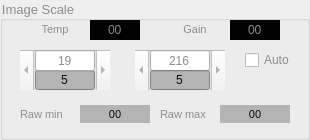
       <widget class="QGroupBox" name="GBOX_imscale">
        <property name="minimumSize">
         <size>
          <width>310</width>
          <height>140</height>
         </size>
        </property>
        <property name="maximumSize">
         <size>
          <width>310</width>
          <height>140</height>
         </size>
        </property>
        <property name="font">
         <font>
          <family>Arial</family>
          <pointsize>10</pointsize>
         </font>
        </property>
        <property name="styleSheet">
         <string notr="true">color:rgb(140, 140, 140)</string>
        </property>
        <property name="title">
         <string>Image Scale</string>
        </property>
        <widget class="QLabel" name="NON_gain">
         <property name="geometry">
          <rect>
           <x>170</x>
           <y>20</y>
           <width>50</width>
           <height>18</height>
          </rect>
         </property>
         <property name="font">
          <font>
           <pointsize>8</pointsize>
          </font>
         </property>
         <property name="styleSheet">
          <string notr="true"/>
         </property>
         <property name="text">
          <string>Gain</string>
         </property>
         <property name="alignment">
          <set>Qt::AlignCenter</set>
         </property>
         <property name="textInteractionFlags">
          <set>Qt::NoTextInteraction</set>
         </property>
        </widget>
        <widget class="QLabel" name="NON_raw_max">
         <property name="geometry">
          <rect>
           <x>160</x>
           <y>105</y>
           <width>71</width>
           <height>18</height>
          </rect>
         </property>
         <property name="font">
          <font>
           <pointsize>8</pointsize>
          </font>
         </property>
         <property name="styleSheet">
          <string notr="true"/>
         </property>
         <property name="text">
          <string>Raw max</string>
         </property>
         <property name="alignment">
          <set>Qt::AlignLeading|Qt::AlignLeft|Qt::AlignVCenter</set>
         </property>
         <property name="textInteractionFlags">
          <set>Qt::NoTextInteraction</set>
         </property>
        </widget>
        <widget class="QLabel" name="NON_temp">
         <property name="geometry">
          <rect>
           <x>30</x>
           <y>20</y>
           <width>50</width>
           <height>18</height>
          </rect>
         </property>
         <property name="font">
          <font>
           <pointsize>8</pointsize>
          </font>
         </property>
         <property name="styleSheet">
          <string notr="true"/>
         </property>
         <property name="text">
          <string>Temp</string>
         </property>
         <property name="alignment">
          <set>Qt::AlignCenter</set>
         </property>
         <property name="textInteractionFlags">
          <set>Qt::NoTextInteraction</set>
         </property>
        </widget>
        <widget class="QLabel" name="STATUS_raw_max">
         <property name="geometry">
          <rect>
           <x>220</x>
           <y>105</y>
           <width>70</width>
           <height>18</height>
          </rect>
         </property>
         <property name="font">
          <font>
           <pointsize>8</pointsize>
          </font>
         </property>
         <property name="styleSheet">
          <string notr="true">background-color:rgb(180, 180, 180); color:rgb(10, 10, 10)</string>
         </property>
         <property name="text">
          <string>00</string>
         </property>
         <property name="alignment">
          <set>Qt::AlignCenter</set>
         </property>
         <property name="textInteractionFlags">
          <set>Qt::NoTextInteraction</set>
         </property>
        </widget>
        <widget class="QLabel" name="NON_raw_min">
         <property name="geometry">
          <rect>
           <x>20</x>
           <y>105</y>
           <width>71</width>
           <height>18</height>
          </rect>
         </property>
         <property name="font">
          <font>
           <pointsize>8</pointsize>
          </font>
         </property>
         <property name="styleSheet">
          <string notr="true"/>
         </property>
         <property name="text">
          <string>Raw min</string>
         </property>
         <property name="alignment">
          <set>Qt::AlignLeading|Qt::AlignLeft|Qt::AlignVCenter</set>
         </property>
         <property name="textInteractionFlags">
          <set>Qt::NoTextInteraction</set>
         </property>
        </widget>
        <widget class="QLabel" name="STATUS_raw_min">
         <property name="geometry">
          <rect>
           <x>80</x>
           <y>105</y>
           <width>70</width>
           <height>18</height>
          </rect>
         </property>
         <property name="font">
          <font>
           <pointsize>8</pointsize>
          </font>
         </property>
         <property name="styleSheet">
          <string notr="true">background-color:rgb(180, 180, 180); color:rgb(10, 10, 10)</string>
         </property>
         <property name="text">
          <string>00</string>
         </property>
         <property name="alignment">
          <set>Qt::AlignCenter</set>
         </property>
         <property name="textInteractionFlags">
          <set>Qt::NoTextInteraction</set>
         </property>
        </widget>
        <widget class="QCheckBox" name="CBOX_auto">
         <property name="enabled">
          <bool>true</bool>
         </property>
         <property name="geometry">
          <rect>
           <x>245</x>
           <y>50</y>
           <width>50</width>
           <height>20</height>
          </rect>
         </property>
         <property name="styleSheet">
          <string notr="true">color:rgb(140, 140, 140)</string>
         </property>
         <property name="text">
          <string>Auto </string>
         </property>
        </widget>
        <widget class="QScrollBar" name="SLB_min">
         <property name="geometry">
          <rect>
           <x>20</x>
           <y>50</y>
           <width>90</width>
           <height>40</height>
          </rect>
         </property>
         <property name="minimum">
          <number>-500</number>
         </property>
         <property name="maximum">
          <number>500</number>
         </property>
         <property name="orientation">
          <enum>Qt::Horizontal</enum>
         </property>
        </widget>
        <widget class="QLineEdit" name="STATUS_min_unit">
         <property name="geometry">
          <rect>
           <x>35</x>
           <y>70</y>
           <width>60</width>
           <height>20</height>
          </rect>
         </property>
         <property name="styleSheet">
          <string notr="true">background-color:rgb(180, 180, 180); color:rgb(10, 10, 10)</string>
         </property>
         <property name="text">
          <string>5</string>
         </property>
         <property name="alignment">
          <set>Qt::AlignCenter</set>
         </property>
        </widget>
        <widget class="QLineEdit" name="LBL_min">
         <property name="geometry">
          <rect>
           <x>35</x>
           <y>50</y>
           <width>60</width>
           <height>21</height>
          </rect>
         </property>
         <property name="styleSheet">
          <string notr="true"/>
         </property>
         <property name="text">
          <string>19</string>
         </property>
         <property name="alignment">
          <set>Qt::AlignCenter</set>
         </property>
        </widget>
        <widget class="QLineEdit" name="LBL_max">
         <property name="geometry">
          <rect>
           <x>150</x>
           <y>50</y>
           <width>60</width>
           <height>21</height>
          </rect>
         </property>
         <property name="styleSheet">
          <string notr="true"/>
         </property>
         <property name="text">
          <string>216</string>
         </property>
         <property name="alignment">
          <set>Qt::AlignCenter</set>
         </property>
        </widget>
        <widget class="QLineEdit" name="STATUS_max_unit">
         <property name="geometry">
          <rect>
           <x>150</x>
           <y>70</y>
           <width>60</width>
           <height>20</height>
          </rect>
         </property>
         <property name="styleSheet">
          <string notr="true">background-color:rgb(180, 180, 180); color:rgb(10, 10, 10)</string>
         </property>
         <property name="text">
          <string>5</string>
         </property>
         <property name="alignment">
          <set>Qt::AlignCenter</set>
         </property>
        </widget>
        <widget class="QScrollBar" name="SLB_max">
         <property name="geometry">
          <rect>
           <x>135</x>
           <y>50</y>
           <width>90</width>
           <height>40</height>
          </rect>
         </property>
         <property name="minimum">
          <number>-500</number>
         </property>
         <property name="maximum">
          <number>500</number>
         </property>
         <property name="pageStep">
          <number>1</number>
         </property>
         <property name="orientation">
          <enum>Qt::Horizontal</enum>
         </property>
        </widget>
        <widget class="QLineEdit" name="LBL_gain">
         <property name="geometry">
          <rect>
           <x>230</x>
           <y>20</y>
           <width>50</width>
           <height>20</height>
          </rect>
         </property>
         <property name="font">
          <font>
           <family>Arial</family>
          </font>
         </property>
         <property name="styleSheet">
          <string notr="true">background-color:rgb(0, 0, 0);</string>
         </property>
         <property name="text">
          <string>00</string>
         </property>
         <property name="frame">
          <bool>false</bool>
         </property>
         <property name="alignment">
          <set>Qt::AlignCenter</set>
         </property>
        </widget>
        <widget class="QLineEdit" name="LBL_temp">
         <property name="geometry">
          <rect>
           <x>90</x>
           <y>20</y>
           <width>50</width>
           <height>20</height>
          </rect>
         </property>
         <property name="font">
          <font>
           <family>Arial</family>
          </font>
         </property>
         <property name="styleSheet">
          <string notr="true">background-color:rgb(0, 0, 0);</string>
         </property>
         <property name="text">
          <string>00</string>
         </property>
         <property name="frame">
          <bool>false</bool>
         </property>
         <property name="alignment">
          <set>Qt::AlignCenter</set>
         </property>
        </widget>
        <zorder>SLB_max</zorder>
        <zorder>NON_gain</zorder>
        <zorder>NON_raw_max</zorder>
        <zorder>NON_temp</zorder>
        <zorder>STATUS_raw_max</zorder>
        <zorder>NON_raw_min</zorder>
        <zorder>STATUS_raw_min</zorder>
        <zorder>CBOX_auto</zorder>
        <zorder>SLB_min</zorder>
        <zorder>STATUS_min_unit</zorder>
        <zorder>LBL_min</zorder>
        <zorder>LBL_max</zorder>
        <zorder>STATUS_max_unit</zorder>
        <zorder>LBL_gain</zorder>
        <zorder>LBL_temp</zorder>
       </widget>
